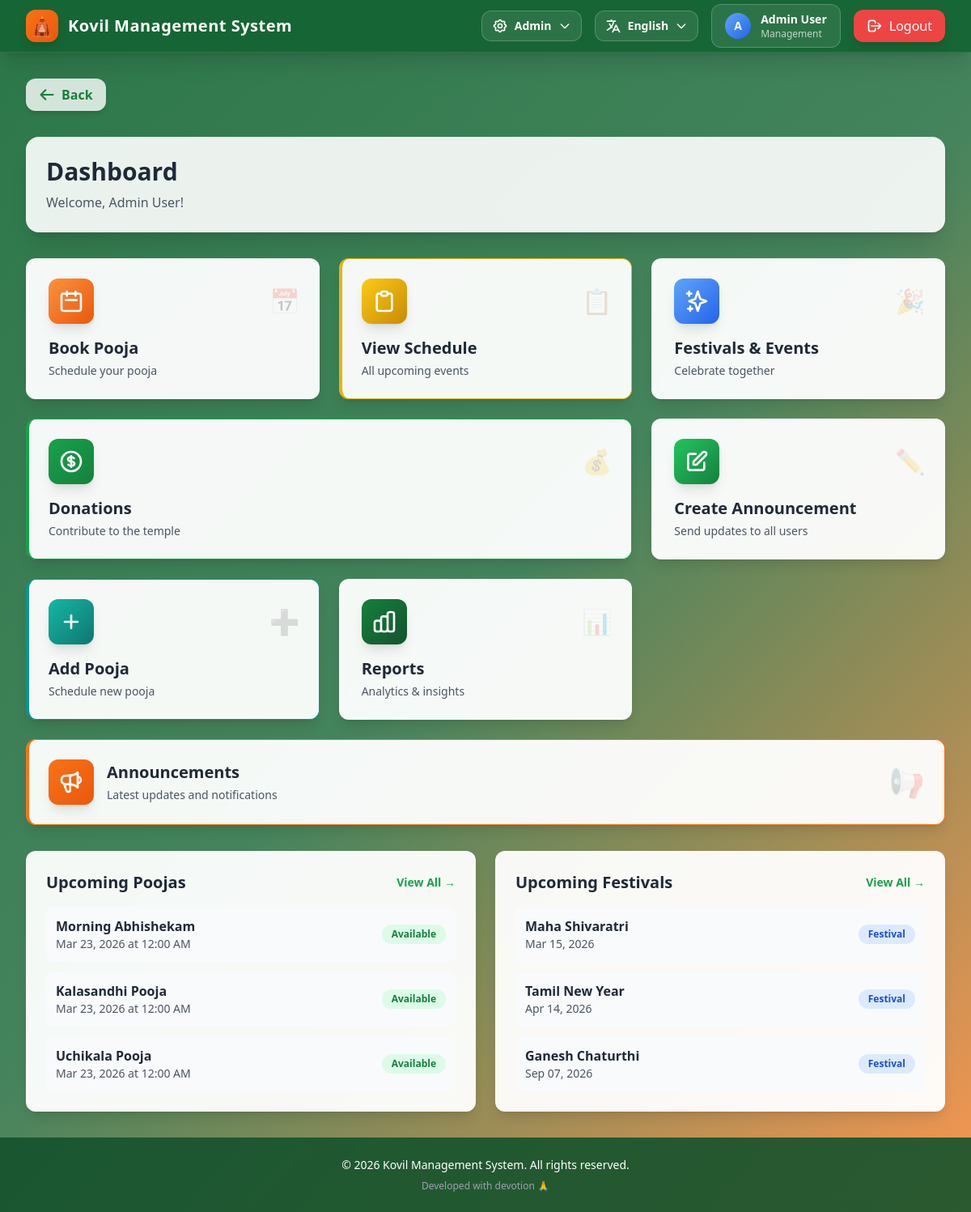
The app's page /?url=dashboard (signed in) with its own data.
### tables this page shows
CREATE TABLE IF NOT EXISTS pooja_schedule (
    id INT AUTO_INCREMENT PRIMARY KEY,
    pooja_name VARCHAR(100) NOT NULL,
    pooja_date DATE NOT NULL,
    time_slot VARCHAR(50) NOT NULL,
    status ENUM('available', 'booked', 'completed') DEFAULT 'available',
    description TEXT,
    created_at TIMESTAMP DEFAULT CURRENT_TIMESTAMP,
    updated_at TIMESTAMP DEFAULT CURRENT_TIMESTAMP ON UPDATE CURRENT_TIMESTAMP,
    INDEX idx_pooja_date (pooja_date),
    INDEX idx_status (status)
);

CREATE TABLE IF NOT EXISTS festivals (
    id INT AUTO_INCREMENT PRIMARY KEY,
    name VARCHAR(100) NOT NULL,
    date DATE NOT NULL,
    description TEXT,
    image_url VARCHAR(255),
    created_at TIMESTAMP DEFAULT CURRENT_TIMESTAMP,
    updated_at TIMESTAMP DEFAULT CURRENT_TIMESTAMP ON UPDATE CURRENT_TIMESTAMP,
    INDEX idx_date (date)
);

### index.php (called while the page is built, shortened)
<?php
require_once __DIR__ . "/config/database.php";
require_once __DIR__ . "/app/controllers/MainController.php";
$page = $_GET['url'] ?? 'home';
$page = htmlspecialchars(strip_tags($page), ENT_QUOTES, 'UTF-8');
try {
    $controller = new MainController();
    $controller->load($page);
} catch (Exception $e) {
    error_log("Application Error: " . $e->getMessage());
    if (defined('APP_ENV') && APP_ENV === 'development') {
        echo "<div style='padding: 20px; color: red;'>";
        echo "<h2>Error Occurred</h2>";
        echo "<p>" . htmlspecialchars($e->getMessage(), ENT_QUOTES, 'UTF-8') . "</p>";
        echo "</div>";
    } else {
        echo "<div style='padding: 20px;'>";
        echo "<h2>An error occurred. Please try again later.</h2>";
        echo "</div>";
    }
}

### config/helpers.php (called while the page is built, shortened)
<?php
function getSession(string $key, $default = null) {
    return $default;
}
function trans(string $key, ?string $lang = null): string {
    static $translations = null;
    if ($translations === null) {
        $translations = require __DIR__ . '/translations.php';
    }
    if ($lang === null) {
        $lang = getSession('language', 'en');
    }
    if (isset($translations[$key][$lang])) {
        return $translations[$key][$lang];
    }
    return $key;
}

### config/database.php (called while the page is built, shortened)
<?php
class Database {
    private static $conn = null;
    public static function connect() {
        if (self::$conn === null) {
            try {
                self::$conn = new mysqli(DB_HOST, DB_USER, DB_PASS, DB_NAME);
                self::$conn->set_charset(DB_CHARSET);
            } catch (Exception $e) {
                error_log("Database Error: " . $e->getMessage());
                die("Database connection failed. Please ensure the database is configured properly.");
            }
        }
        return self::$conn;
    }
}

### app/models/Festival.php (called while the page is built, shortened)
<?php
require_once __DIR__ . "/../../config/database.php";
class Festival {
    private $conn;
    public function __construct() {
        $this->conn = Database::connect();
    }
    public function getAll() {
        $result = $this->conn->query("SELECT * FROM festivals ORDER BY date ASC");
        return $result;
    }
}

### app/views/dashboard/admin.php (the view, shortened to what this page needs)
<div class="space-y-8">
    <div class="flex items-center space-x-4 mb-4">
        <a href="javascript:history.back()" class="group flex items-center space-x-2 bg-white/80 hover:bg-white backdrop-blur-sm px-4 py-2 rounded-xl shadow-md transition-all duration-200 hover:scale-105 active:scale-95">
            <svg class="w-5 h-5 text-primary-700 group-hover:text-primary-800" fill="none" stroke="currentColor" viewBox="0 0 24 24">
                <path stroke-linecap="round" stroke-linejoin="round" stroke-width="2.5" d="M10 19l-7-7m0 0l7-7m-7 7h18"></path>
            </svg>
            <span class="font-semibold text-primary-700 group-hover:text-primary-800">Back</span>
        </a>
    </div>
    <div class="glass-card p-6 card-hover">
        <h1 class="text-3xl font-bold text-gray-800 mb-2"><?= trans('dashboard') ?></h1>
        <p class="text-gray-600"><?= trans('welcome') ?>, <?= htmlspecialchars($_SESSION['user']['name']) ?>!</p>
    </div>
    <div class="grid grid-cols-1 md:grid-cols-2 lg:grid-cols-3 gap-6">
        <a href="?url=book" class="group glass-card-light p-6 card-hover border-l-4 border-secondary-500">
            <div class="flex items-center justify-between mb-4">
                <div class="w-14 h-14 bg-gradient-to-br from-secondary-400 to-secondary-600 rounded-xl flex items-center justify-center shadow-lg group-hover:scale-110 transition-transform duration-300">
                    <svg class="w-8 h-8 text-white" fill="none" stroke="currentColor" viewBox="0 0 24 24">
                        <path stroke-linecap="round" stroke-linejoin="round" stroke-width="2" d="M8 7V3m8 4V3m-9 8h10M5 21h14a2 2 0 002-2V7a2 2 0 00-2-2H5a2 2 0 00-2 2v12a2 2 0 002 2z"></path>
                    </svg>
                </div>
                <span class="text-3xl opacity-20 group-hover:opacity-40 transition-opacity">📅</span>
            </div>
            <h3 class="text-xl font-bold text-gray-800 mb-1"><?= trans('book_pooja') ?></h3>
            <p class="text-sm text-gray-600"><?= trans('schedule_pooja') ?></p>
        </a>
        <a href="?url=schedule" class="group glass-card-light p-6 card-hover border-l-4 border-yellow-500">
            <div class="flex items-center justify-between mb-4">
                <div class="w-14 h-14 bg-gradient-to-br from-yellow-400 to-yellow-600 rounded-xl flex items-center justify-center shadow-lg group-hover:scale-110 transition-transform duration-300">
                    <svg class="w-8 h-8 text-white" fill="none" stroke="currentColor" viewBox="0 0 24 24">
                        <path stroke-linecap="round" stroke-linejoin="round" stroke-width="2" d="M9 5H7a2 2 0 00-2 2v12a2 2 0 002 2h10a2 2 0 002-2V7a2 2 0 00-2-2h-2M9 5a2 2 0 002 2h2a2 2 0 002-2M9 5a2 2 0 012-2h2a2 2 0 012 2"></path>
                    </svg>
                </div>
                <span class="text-3xl opacity-20 group-hover:opacity-40 transition-opacity">📋</span>
            </div>
            <h3 class="text-xl font-bold text-gray-800 mb-1"><?= trans('view_schedule') ?></h3>
            <p class="text-sm text-gray-600"><?= trans('all_upcoming_events') ?></p>
        </a>
        <a href="?url=festival" class="group glass-card-light p-6 card-hover border-l-4 border-accent-500">
            <div class="flex items-center justify-between mb-4">
                <div class="w-14 h-14 bg-gradient-to-br from-accent-400 to-accent-600 rounded-xl flex items-center justify-center shadow-lg group-hover:scale-110 transition-transform duration-300">
                    <svg class="w-8 h-8 text-white" fill="none" stroke="currentColor" viewBox="0 0 24 24">
                        <path stroke-linecap="round" stroke-linejoin="round" stroke-width="2" d="M5 3v4M3 5h4M6 17v4m-2-2h4m5-16l2.286 6.857L21 12l-5.714 2.143L13 21l-2.286-6.857L5 12l5.714-2.143L13 3z"></path>
                    </svg>
                </div>
                <span class="text-3xl opacity-20 group-hover:opacity-40 transition-opacity">🎉</span>
            </div>
            <h3 class="text-xl font-bold text-gray-800 mb-1"><?= trans('festivals_events') ?></h3>
            <p class="text-sm text-gray-600"><?= trans('celebrate_together') ?></p>
        </a>
        <a href="?url=donation" class="group glass-card-light p-6 card-hover border-l-4 border-green-600 md:col-span-2">
            <div class="flex items-center justify-between mb-4">
                <div class="w-14 h-14 bg-gradient-to-br from-green-600 to-green-700 rounded-xl flex items-center justify-center shadow-lg group-hover:scale-110 transition-transform duration-300">
                </div>
                <span class="text-3xl opacity-20 group-hover:opacity-40 transition-opacity">💰</span>
            </div>
            <h3 class="text-xl font-bold text-gray-800 mb-1"><?= trans('donations') ?></h3>
            <p class="text-sm text-gray-600"><?= trans('contribute_temple') ?></p>
        </a>
        <a href="?url=announcement&action=create" class="group glass-card-light p-6 card-hover border-l-4 border-primary-600">
            <div class="flex items-center justify-between mb-4">
                <div class="w-14 h-14 bg-gradient-to-br from-primary-500 to-primary-700 rounded-xl flex items-center justify-center shadow-lg group-hover:scale-110 transition-transform duration-300">
                    <svg class="w-8 h-8 text-white" fill="none" stroke="currentColor" viewBox="0 0 24 24">
                        <path stroke-linecap="round" stroke-linejoin="round" stroke-width="2" d="M11 5H6a2 2 0 00-2 2v11a2 2 0 002 2h11a2 2 0 002-2v-5m-1.414-9.414a2 2 0 112.828 2.828L11.828 15H9v-2.828l8.586-8.586z"></path>
                    </svg>
                </div>
                <span class="text-3xl opacity-20 group-hover:opacity-40 transition-opacity">✏️</span>
            </div>
            <h3 class="text-xl font-bold text-gray-800 mb-1"><?= trans('create_announcement') ?></h3>
            <p class="text-sm text-gray-600"><?= trans('send_updates_users') ?></p>
        </a>
        <a href="?url=schedule&action=add" class="group glass-card-light p-6 card-hover border-l-4 border-teal-600">
            <div class="flex items-center justify-between mb-4">
                <div class="w-14 h-14 bg-gradient-to-br from-teal-500 to-teal-700 rounded-xl flex items-center justify-center shadow-lg group-hover:scale-110 transition-transform duration-300">
                    <svg class="w-8 h-8 text-white" fill="none" stroke="currentColor" viewBox="0 0 24 24">
                        <path stroke-linecap="round" stroke-linejoin="round" stroke-width="2" d="M12 6v6m0 0v6m0-6h6m-6 0H6"></path>
                    </svg>
                </div>
                <span class="text-3xl opacity-20 group-hover:opacity-40 transition-opacity">➕</span>
            </div>
            <h3 class="text-xl font-bold text-gray-800 mb-1"><?= trans('add_pooja') ?></h3>
            <p class="text-sm text-gray-600"><?= trans('schedule_new_pooja') ?></p>
        </a>
        <a href="?url=report" class="group glass-card-light p-6 card-hover border-l-4 border-primary-800">
            <div class="flex items-center justify-between mb-4">
                <div class="w-14 h-14 bg-gradient-to-br from-primary-700 to-primary-900 rounded-xl flex items-center justify-center shadow-lg group-hover:scale-110 transition-transform duration-300">
                </div>
                <span class="text-3xl opacity-20 group-hover:opacity-40 transition-opacity">📊</span>
            </div>
            <h3 class="text-xl font-bold text-gray-800 mb-1"><?= trans('reports') ?></h3>
            <p class="text-sm text-gray-600"><?= trans('analytics_insights') ?></p>
        </a>
        <a href="?url=announcement" class="group glass-card-light p-6 card-hover border-l-4 border-orange-500 lg:col-span-3">
            <div class="flex items-center justify-between">
                <div class="flex items-center space-x-4">
                    <div class="w-14 h-14 bg-gradient-to-br from-orange-500 to-orange-600 rounded-xl flex items-center justify-center shadow-lg group-hover:scale-110 transition-transform duration-300">
                    </div>
                    <div>
                        <h3 class="text-xl font-bold text-gray-800 mb-1"><?= trans('announcements') ?></h3>
                        <p class="text-sm text-gray-600"><?= trans('latest_updates_notifications') ?></p>
                    </div>
                </div>
                <span class="text-4xl opacity-20 group-hover:opacity-40 transition-opacity">📢</span>
            </div>
        </a>
    </div>
    <div class="grid grid-cols-1 lg:grid-cols-2 gap-6">
        <div class="glass-card-light p-6">
            <div class="flex items-center justify-between mb-4">
                <h3 class="text-xl font-bold text-gray-800"><?= trans('upcoming_poojas') ?></h3>
                <a href="?url=schedule" class="text-primary-600 hover:text-primary-700 font-semibold text-sm"><?= trans('view_all') ?> →</a>
            </div>
            <div class="space-y-3">
                <?php
                $stmt = $this->conn->prepare("SELECT * FROM pooja_schedule WHERE status = 'available' ORDER BY pooja_date LIMIT 3");
                $stmt->execute();
                $result = $stmt->get_result();
                while ($row = $result->fetch_assoc()):
                ?>
                <div class="flex items-center justify-between p-3 bg-gray-50 rounded-lg hover:bg-gray-100 transition-colors">
                    <div>
                        <p class="font-semibold text-gray-800"><?= htmlspecialchars($row['pooja_name']) ?></p>
                        <p class="text-sm text-gray-600"><?= date('M d, Y', strtotime($row['pooja_date'])) ?> at <?= date('g:i A', strtotime($row['time_slot'])) ?></p>
                    </div>
                    <span class="px-3 py-1 bg-green-100 text-green-700 text-xs font-semibold rounded-full">Available</span>
                </div>
                <?php endwhile; ?>
            </div>
        </div>
        <div class="glass-card-light p-6">
            <div class="flex items-center justify-between mb-4">
                <h3 class="text-xl font-bold text-gray-800"><?= trans('upcoming_festivals') ?></h3>
                <a href="?url=festival" class="text-primary-600 hover:text-primary-700 font-semibold text-sm"><?= trans('view_all') ?> →</a>
            </div>
            <div class="space-y-3">
                <?php
                require_once __DIR__ . '/../../models/Festival.php';
                $festivalModel = new Festival();
                $festivals = $festivalModel->getAll();
                $count = 0;
                if ($festivals instanceof mysqli_result && $festivals->num_rows > 0) {
                    while ($row = $festivals->fetch_assoc()):
                        if ($count >= 3) break;
                        $count++;
                ?>
                <div class="flex items-center justify-between p-3 bg-gray-50 rounded-lg hover:bg-gray-100 transition-colors">
                    <div>
                        <p class="font-semibold text-gray-800"><?= htmlspecialchars($row['name'] ?? 'Festival') ?></p>
                        <p class="text-sm text-gray-600">
                            <?php if(isset($row['date']) && !empty($row['date'])): ?>
                                <?= date('M d, Y', strtotime($row['date'])) ?>
                            <?php else: ?>
                                <span class="text-gray-400">TBD</span>
                            <?php endif; ?>
                        </p>
                    </div>
                    <span class="px-3 py-1 bg-blue-100 text-blue-700 text-xs font-semibold rounded-full">Festival</span>
                </div>
                <?php
                    endwhile;
                } else {
                    echo '<p class="text-gray-500 text-sm">No upcoming festivals</p>';
                }
                ?>
            </div>
        </div>
    </div>
</div>

### records on screen
pooja_schedule: pooja_name "Morning Abhishekam", pooja_date "Mar 23, 2026", time_slot "12:00 AM"
pooja_schedule: pooja_name "Kalasandhi Pooja", pooja_date "Mar 23, 2026", time_slot "12:00 AM"
pooja_schedule: pooja_name "Uchikala Pooja", pooja_date "Mar 23, 2026", time_slot "12:00 AM"
festivals: name "Maha Shivaratri", date "Mar 15, 2026"
festivals: name "Tamil New Year", date "Apr 14, 2026"
festivals: name "Ganesh Chaturthi", date "Sep 07, 2026"

### other values on screen
APP_NAME "Kovil Management System"
getLanguageName(getCurrentLanguage()) "English"
substr($_SESSION['user']['name'], 0, 1) "A"
$_SESSION['user']['name'] "Admin User"
$_SESSION['user']['role'] "Management"
trans('dashboard') "Dashboard"
trans('welcome') "Welcome"
trans('book_pooja') "Book Pooja"
trans('schedule_pooja') "Schedule your pooja"
trans('view_schedule') "View Schedule"
trans('all_upcoming_events') "All upcoming events"
trans('festivals_events') "Festivals & Events"
trans('celebrate_together') "Celebrate together"
trans('donations') "Donations"
trans('contribute_temple') "Contribute to the temple"
